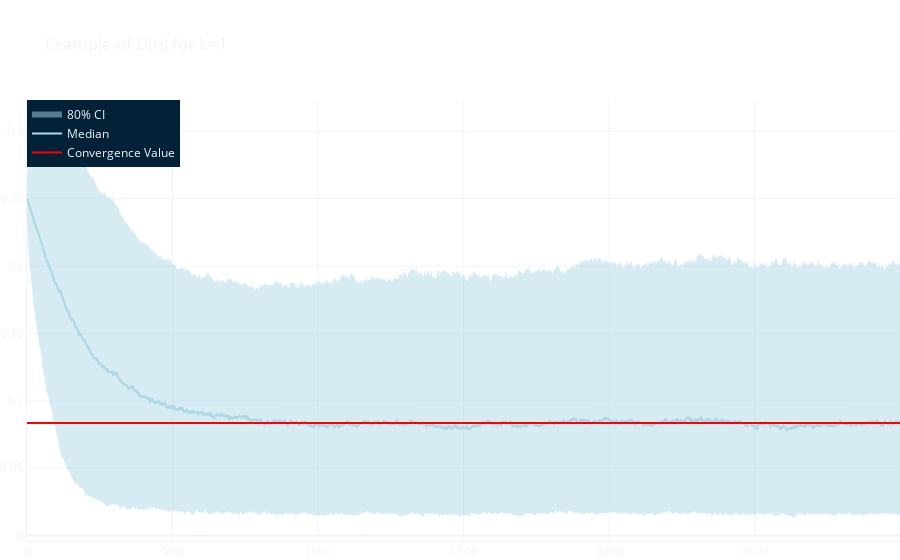

The notebook cell this image was saved under:
### Markdown cell above
It appears that $N = [3000, 3000]$ is a good choice for up to $k = 1,000$.

### Code cell
# Example for k=1
N = [3000, 3000]
p = bounded_random_walk(initial = 1/4, size=N)
games_results = (np.random.random(N) <= p).astype(int)

Ra, pa = calculate_elo_2_players(games_results)

diff = abs(p - pa)
quantiles = np.quantile(diff, [0.1, 0.5, 0.9], axis=1)

# Calculate convergence value
weights = np.e ** -np.linspace(5, 0, N[0])
weights /= sum(weights)
converge_value = sum(quantiles[1] * weights)

# Plot example
x_range = list(range(N[0])) + list(reversed(range(N[0])))

fig = go.Figure(layout=layout_dict | dict(title='Example of D(n) for k=1'))

fig.add_trace(go.Scatter(
        x = x_range, y=list(quantiles[2]) + list(quantiles[0][::-1]), fill='toself', mode='none',
        hoveron='points', fillcolor='lightblue', name=f'80% CI', opacity=0.5
    ))
fig.add_trace(go.Scatter(y=quantiles[1], line=dict(color='lightblue'), name='Median'))
fig.add_trace(go.Scatter(y=[converge_value] * N[0], line=dict(color='red'), name='Convergence Value'))

fig.show()

### Figure 1 — Plotly figure (JSON) as saved in the notebook; plotly's stock layout.template omitted (floating-point values rounded to 4 significant figures; data arrays with more than 128 entries replaced by an {"elided": "..."} marker saying what was removed)
{"data": [{"fill": "toself", "fillcolor": "lightblue", "hoveron": "points", "mode": "none", "name": "80% CI", "opacity": 0.5, "type": "scatter", "x": {"elided": "6000 int values"}, "y": {"elided": "6000 float values"}}, {"line": {"color": "lightblue"}, "name": "Median", "type": "scatter", "y": {"elided": "3000 float values"}}, {"line": {"color": "red"}, "name": "Convergence Value", "type": "scatter", "y": {"elided": "3000 float values"}}], "layout": {"font": {"color": "#f1f5f9"}, "legend": {"bgcolor": "#032137", "x": 0, "y": 1}, "margin": {"b": 0, "l": 0, "r": 0}, "paper_bgcolor": "rgba(0,0,0,0)", "plot_bgcolor": "rgba(0,0,0,0)", "title": {"text": "Example of D(n) for k=1"}, "xaxis": {"gridcolor": "#f1f5f9", "linecolor": "#f1f5f9", "zerolinecolor": "#f1f5f9"}, "yaxis": {"gridcolor": "#f1f5f9", "linecolor": "#f1f5f9", "zerolinecolor": "#f1f5f9"}}}
